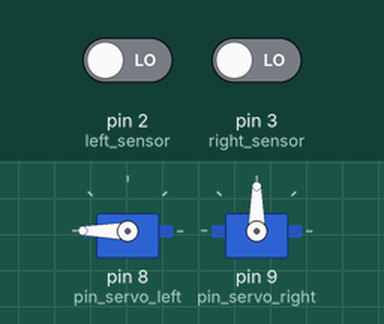
Simulated run of this sketch. Board: Arduino Uno, built with avr-gcc and run on an emulated ATmega328P. On the bench: 2 × servo. The test bench sets the inputs (shaded band); at power-on: pin 2 (left_sensor) LOW, pin 3 (right_sensor) LOW.

Above: at 1.2 s.
1.3 s: pin 2 (left_sensor) driven HIGH
At 3.2 s:
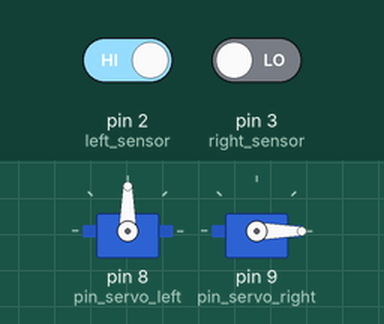
4.0 s: pin 2 (left_sensor) driven LOW
At 4.3 s:
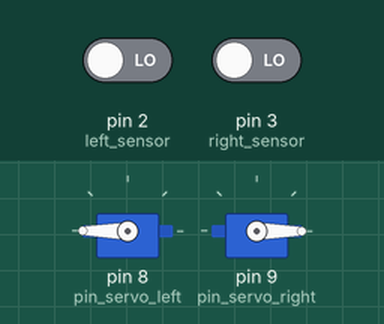
7.0 s: pin 3 (right_sensor) driven HIGH
Timing chart, 0 to 10.0 s (numbered marks = the images above; inputs shaded):
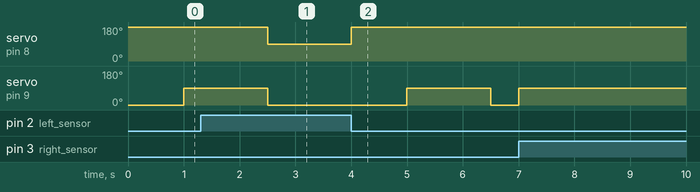

The sketch:

Ejercicio7.2.ino
```cpp
/**
 * (BuscaLínea7.2) Actividad 7.2: Encontrar el circuito (0,3 puntos)
 *********************************************************
 * GRUPO 5:
 *    -Martín Cancio Barrera  UO287561
 *    -Olga Alonso Grela      UO288066
 *    -Pablo Pérez Saavedra   UO288816
 *********************************************************
 */
#include <Servo.h>

Servo servoLeft;
Servo servoRight;

int LINE = HIGH;
int NO_LINE = LOW;

int pin_servo_left = 8;
int pin_servo_right = 9;

int left_sensor = 2;
int right_sensor = 3;

int LEFT_FORWARD = 180;
int RIGHT_FORWARD = 0;
int STOP = 90;
int LEFT_BACKWARD = 0;
int RIGHT_BACKWARD = 180;

bool line = false;
int initial_millis;
int actual_millis;

void setup() {
  servoLeft.attach(pin_servo_left);
  servoRight.attach(pin_servo_right);

  pinMode(left_sensor, INPUT);
  pinMode(right_sensor, INPUT);
}

void loop() {
  if (digitalRead(left_sensor) == LINE && digitalRead(right_sensor) == LINE) {
    forward();
  } else if (digitalRead(left_sensor) == NO_LINE && digitalRead(right_sensor) == NO_LINE) {
    line = false;
    search_line();
  } else if (digitalRead(left_sensor) == LINE && digitalRead(right_sensor) == NO_LINE) {
    turn_left(RIGHT_FORWARD);
  } else if (digitalRead(left_sensor) == NO_LINE && digitalRead(right_sensor) == LINE) {
    turn_right(LEFT_FORWARD);
  }
}

void search_line() {
  int timer = 1000;
  while (!line) {
    initial_millis = millis();
    actual_millis = millis();
    while (actual_millis - initial_millis < timer && !line) {
      servoLeft.write(LEFT_FORWARD);
      servoRight.write(RIGHT_FORWARD);
      actual_millis = millis();

      if (digitalRead(left_sensor) == LINE || digitalRead(right_sensor) == LINE) {
        line = true;
      }
    }
    if(!line){
      timer = timer + 500;
      turn_right_delay();
    }
  }
}

void turn_right_delay() {
  turn_right(LEFT_FORWARD);
  delay(1500);
}

void forward() {
  servoRight.write(RIGHT_FORWARD);
  servoLeft.write(LEFT_FORWARD);
}

void stop() {
  servoRight.write(STOP);
  servoLeft.write(STOP);
}

void turn_left(int giro) {
  servoRight.write(giro);
  servoLeft.write(STOP);
}

void turn_right(int giro) {
  servoRight.write(STOP);
  servoLeft.write(giro);
}
```

Measured:
- after the input at 1.3 s, servo on pin 8 (pin_servo_left): 180° → 90° after 1.2 s
- after the input at 4.0 s, servo on pin 8 (pin_servo_left): 90° → 180° at once; servo on pin 9 (pin_servo_right): 0° → 90° after 1.0 s, → 0° 1.5 s later
